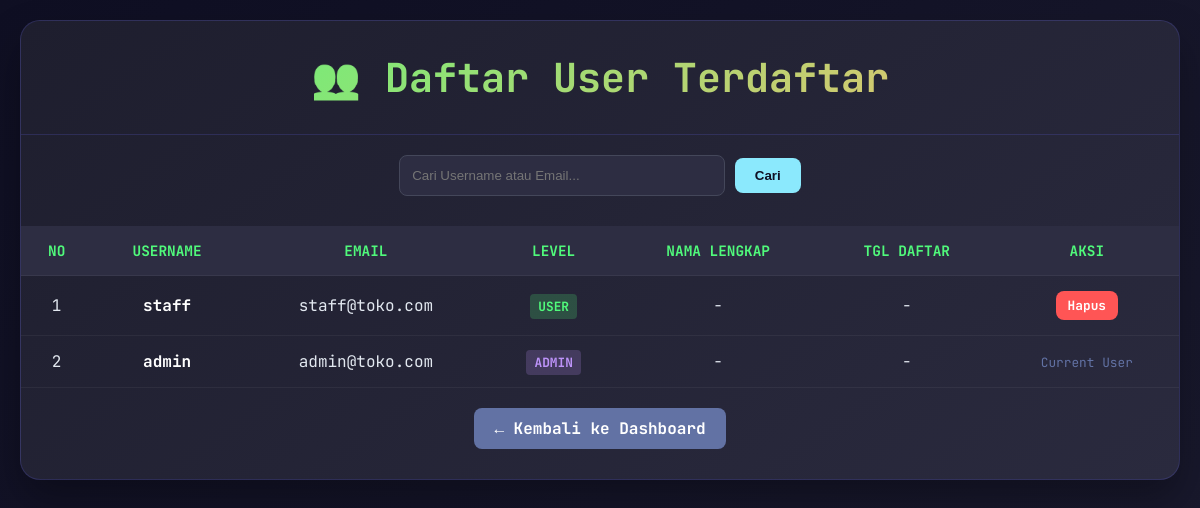
The page /tampilDataUser.php (signed in) on the database its author committed.
### tables this page shows
CREATE TABLE `table_user` (
  `id` int(11) NOT NULL,
  `username` varchar(50) NOT NULL,
  `password` varchar(255) NOT NULL,
  `email` varchar(100) NOT NULL,
  `level` enum('admin','user') NOT NULL DEFAULT 'user'
);

### tampilDataUser.php (the view, shortened to what this page needs)
<?php
require "koneksi.php";
?>
<!DOCTYPE html>
<html lang="id">
<head>
</head>
<body>
    <div class="container">
        <h1>👥 Daftar User Terdaftar</h1>
        <div class="search-container">
            <form method="GET">
                <input type="text" name="cari" class="search-input" placeholder="Cari Username atau Email..." value="<?= isset($_GET['cari']) ? htmlspecialchars($_GET['cari']) : '' ?>">
                <button type="submit" class="btn btn-search">Cari</button>
            </form>
        </div>
        <table>
            <thead>
                <tr>
                    <th>No</th>
                    <th>Username</th>
                    <th>Email</th>
                    <th>Level</th>
                    <th>Nama Lengkap</th>
                    <th>Tgl Daftar</th>
                    <th>Aksi</th>
                </tr>
            </thead>
            <tbody>
                <?php
                $limit = 10;
                $page = isset($_GET['page']) ? (int)$_GET['page'] : 1;
                $start = ($page - 1) * $limit;
                $where = "";
                $sql = "SELECT u.id, u.username, u.email, u.level,
                               COALESCE(p.nama_pembeli, '-') as nama_lengkap,
                               COALESCE(p.tanggal_transaksi, '-') as tgl_daftar
                        FROM table_user u
                        LEFT JOIN table_penjualan p ON u.username = p.username AND p.nama_software = '-'
                        $where
                        ORDER BY u.id DESC
                        LIMIT $start, $limit";
                $result = $conn->query($sql);
                $no = $start + 1;
                if ($result->num_rows > 0) {
                    while ($row = $result->fetch_assoc()) {
                        $level_badge = ($row['level'] == 'admin') ? 'badge-admin' : 'badge-user';
                        echo "<tr>
                            <td>{$no}</td>
                            <td style='font-weight:bold; color:#fff;'>{$row['username']}</td>
                            <td>{$row['email']}</td>
                            <td><span class='badge {$level_badge}'>" . strtoupper($row['level']) . "</span></td>
                            <td>{$row['nama_lengkap']}</td>
                            <td>{$row['tgl_daftar']}</td>
                            <td>";
                        if ($row['username'] != $_SESSION['username']) {
                            echo "<a href='hapusUser.php?id={$row['id']}' onclick=\"return confirm('Yakin hapus user ini? User tidak akan bisa login lagi.')\" class='btn btn-delete'>Hapus</a>";
                        } else {
                            echo "<span style='color:#6272a4; font-size:0.8em;'>Current User</span>";
                        }
                        echo "</td></tr>";
                        $no++;
                    }
                } else {
                    echo "<tr><td colspan='7' style='text-align:center; padding:30px;'>Tidak ada data user.</td></tr>";
                }
                ?>
            </tbody>
        </table>
        <div style="text-align: center;">
            <a href="dashboard.php" class="btn btn-back">← Kembali ke Dashboard</a>
        </div>
    </div>
</body>
</html>

### tampilDataUser.php (style rules this page uses)
body { font-family: 'JetBrains Mono', monospace; background: linear-gradient(135deg, #0f0f23 0%, #1a1a2e 100%); color: #e2e8f0; margin: 0; padding: 20px; min-height: 100vh; }
.container { max-width: 1200px; margin: 0 auto; background: linear-gradient(145deg, #1e1e2e, #2a2a3e); border-radius: 20px; box-shadow: 0 20px 40px rgba(0,0,0,0.3); border: 1px solid rgba(99, 102, 241, 0.2); overflow: hidden; padding-bottom: 30px; }
h1 { background: linear-gradient(135deg, #50fa7b, #ffb86c); -webkit-background-clip: text; -webkit-text-fill-color: transparent; text-align: center; padding: 30px; margin: 0; font-size: 2.5em; border-bottom: 1px solid rgba(99, 102, 241, 0.2); }
.search-container { padding: 20px; text-align: center; }
.search-input { padding: 12px; width: 300px; border-radius: 8px; border: 1px solid #44475a; background: #2d2d42; color: #fff; }
.btn { padding: 10px 20px; border-radius: 8px; text-decoration: none; font-weight: bold; color: #0f0f23; display: inline-block; transition: 0.3s; border: none; cursor: pointer; }
.btn-search { background: #8be9fd; }
.btn-delete { background: #ff5555; color: white; font-size: 0.8em; padding: 6px 12px; }
.btn-back { background: #6272a4; color: white; margin-top: 20px; }
table { width: 100%; border-collapse: collapse; margin-top: 10px; }
th, td { padding: 15px; text-align: left; border-bottom: 1px solid rgba(255,255,255,0.05); }
th { background: #2d2d42; color: #50fa7b; text-transform: uppercase; font-size: 0.9em; text-align: center; }
td { text-align: center; }
.badge { padding: 4px 8px; border-radius: 4px; font-size: 0.8em; font-weight: bold; }
.badge-admin { background: rgba(189, 147, 249, 0.2); color: #bd93f9; }
.badge-user { background: rgba(80, 250, 123, 0.2); color: #50fa7b; }

### rows shown on the page
table_user: username "staff", email "staff@toko.com", level "USER", nama_lengkap "-", tgl_daftar "-"
table_user: username "admin", email "admin@toko.com", level "ADMIN", nama_lengkap "-", tgl_daftar "-", shows "Current User"
